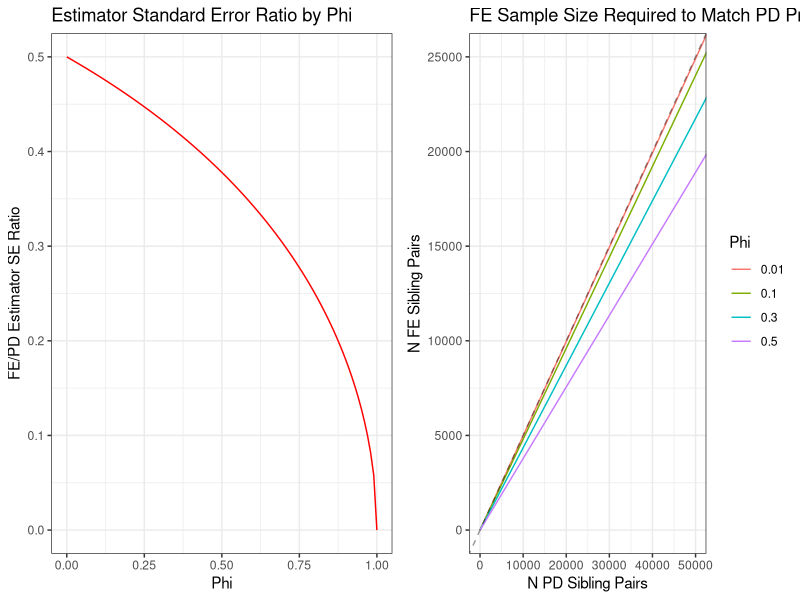

Source code (R):
library(tidyverse)

multiplot <- function(..., plotlist=NULL, file, cols=1, layout=NULL) {
  library(grid)

  # Make a list from the ... arguments and plotlist
  plots <- c(list(...), plotlist)

  numPlots = length(plots)

  # If layout is NULL, then use 'cols' to determine layout
  if (is.null(layout)) {
    # Make the panel
    # ncol: Number of columns of plots
    # nrow: Number of rows needed, calculated from # of cols
    layout <- matrix(seq(1, cols * ceiling(numPlots/cols)),
                     ncol = cols, nrow = ceiling(numPlots/cols))
  }

  if (numPlots==1) {
    print(plots[[1]])

  } else {
    # Set up the page
    grid.newpage()
    pushViewport(viewport(layout = grid.layout(nrow(layout), ncol(layout))))

    # Make each plot, in the correct location
    for (i in 1:numPlots) {
      # Get the i,j matrix positions of the regions that contain this subplot
      matchidx <- as.data.frame(which(layout == i, arr.ind = TRUE))

      print(plots[[i]], vp = viewport(layout.pos.row = matchidx$row,
                                      layout.pos.col = matchidx$col))
    }
  }
}


se.ratio <- function(phi){
  r <- sqrt((1-phi)/(4-phi))
  return(r)
}

var.ratio <- function(phi){
  r <- (1-phi)/(4-phi)
  return(r)
}

pd.samp.se <- function(N_FE, K, phi){
  phi_v <- rep(phi, length(N_FE))
  N_PD <- sqrt(4-phi_v)*(N_FE-K-1) / (sqrt(1-phi_v)) + K + 1
  return(N_PD)
}

pd.samp.var <- function(N_FE, K, phi){
  phi_v <- rep(phi, length(N_FE))
  N_PD <- (4-phi_v)*(N_FE-K-1) / ((1-phi_v)) + K + 1
  return(N_PD)
}

phi <- seq(0,1, 0.01)

d <- tibble(
  phi = phi,
  ratio = se.ratio(phi))

N_fe <- seq(1, 50001, 100)

d2 <- tibble(
  N_FE = rep(N_fe, 4),
  Phi = as.factor(c(rep(0.01, length(N_fe)),
          rep(0.1, length(N_fe)),
          rep(0.3, length(N_fe)),
          rep(0.5, length(N_fe)))),
  N_PD = c(pd.samp.se(N_fe, 0, 0.01),
           pd.samp.se(N_fe, 0, 0.1),
           pd.samp.se(N_fe, 0, 0.3),
           pd.samp.se(N_fe, 0, 0.5))
)

p1 <- ggplot(d, aes(x = phi, y = ratio)) +
  geom_line(color='red') +
  labs(x = 'Phi',
       y = 'FE/PD Estimator SE Ratio',
       title = 'Estimator Standard Error Ratio by Phi') +
  coord_cartesian(xlim = c(0,1), ylim = c(0,0.5)) +
  theme_bw()

p2 <- ggplot(d2, aes(x = N_PD, y=N_FE, color=Phi)) +
  geom_line() +
  geom_abline(aes(intercept=0, slope=0.5), lty=2, alpha=0.4) +
  coord_cartesian(xlim = c(0,50000), ylim = c(0, 25000)) +
  labs(x = 'N PD Sibling Pairs',
       y = 'N FE Sibling Pairs',
       title = 'FE Sample Size Required to Match PD Precision') +
  theme_bw()

p <- multiplot(p1, p2, cols=2)


